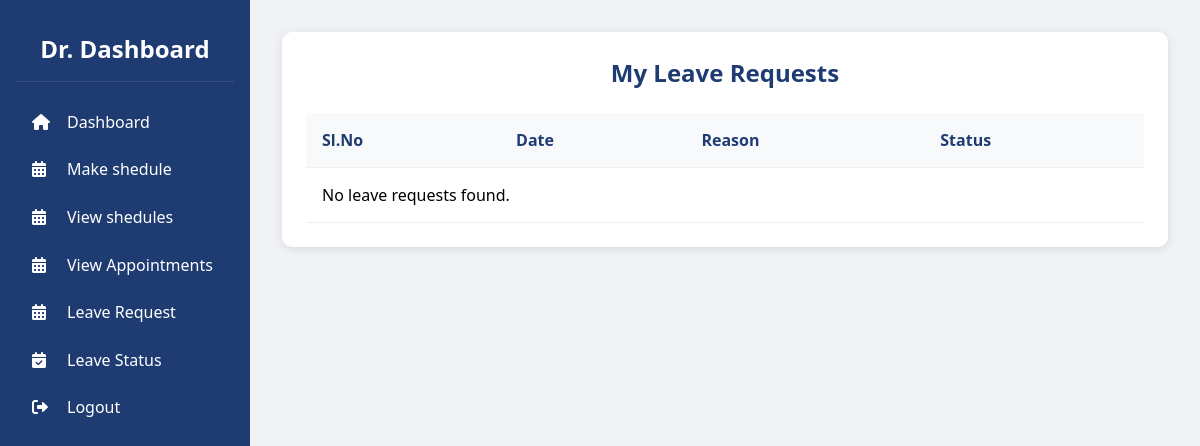
/leave-status/ (signed in), run on an earlier commit of the app's database.
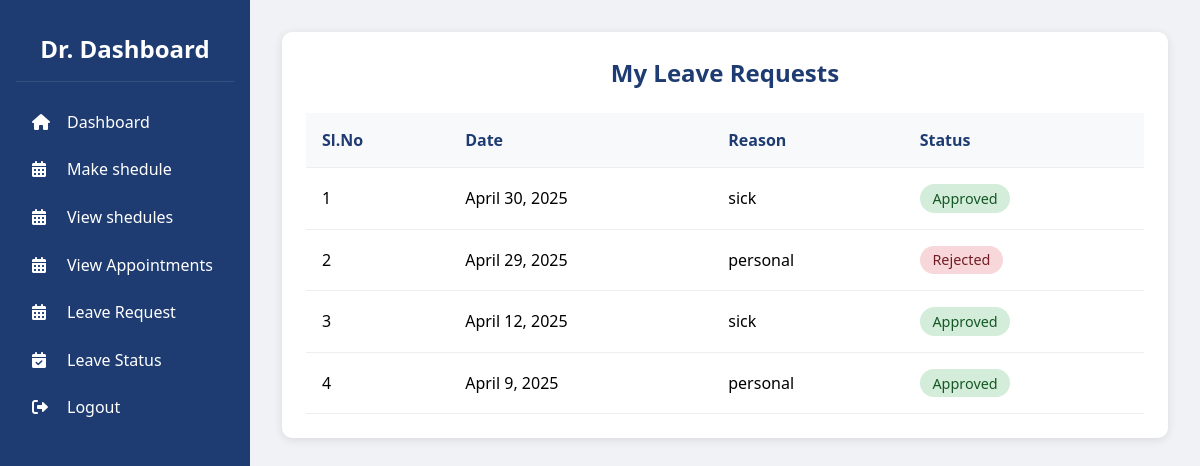
And on a later commit of the database.
### doctor/models.py (models this page shows)
class Leave_doctor(models.Model):
    userid = models.ForeignKey(user, on_delete=models.CASCADE)
    date=models.DateField()
    reason=models.TextField()
    status=models.IntegerField()

### doctor/views.py (the view)
# urls.py: path('leave-status/', views.leave_status, name='leave_status'),
def leave_status(request):
    user_id = request.session.get('user_id')
    if not user_id:
        return redirect('login')  # ensure login check
    leaves = Leave_doctor.objects.filter(userid_id=user_id).order_by('-date')
    for leave in leaves:
        if leave.status == 0:
            leave.status_text = "Pending"
        elif leave.status == 1:
            leave.status_text = "Approved"
        elif leave.status == 2:
            leave.status_text = "Rejected"
        else:
            leave.status_text = "Unknown"
    return render(request, 'leave-status.html', {'leaves': leaves})

### doctor/templates/leave-status.html (shortened to what this page needs)
<!DOCTYPE html>
<html lang="en">
<head>
    <link rel="stylesheet" href="https://cdnjs.cloudflare.com/ajax/libs/font-awesome/6.0.0/css/all.min.css">
</head>
<body>
    <aside class="sidebar">
        <div class="sidebar-header">
            <h2>Dr. Dashboard</h2>
        </div>
        <ul class="sidebar-menu">
            <li><a href="{% url 'doctordash' %}"><i class="fas fa-home"></i>Dashboard</a></li>
            <li><a href="{% url 'shedulerdoctor' %}"><i class="fas fa-calendar-alt"></i>Make shedule</a></li>
            <li><a href="{% url 'view_shedules' %}"><i class="fas fa-calendar-alt"></i>View shedules</a></li>
            <li><a href="{% url 'doctor_appointments' %}"><i class="fas fa-calendar-alt"></i>View Appointments</a></li>
            <li><a href="{% url 'leave' %}"><i class="fas fa-calendar-alt"></i>Leave Request</a></li>
            <li><a href="{% url 'leave_status' %}"><i class="fas fa-calendar-check"></i>Leave Status</a></li>
            <li><a href="{% url 'logout_view' %}"><i class="fas fa-sign-out-alt"></i>Logout</a></li>
        </ul>
    </aside>
    <main class="main-content">
        <div class="leave-status-container">
            <h2>My Leave Requests</h2>
            <table>
                <thead>
                    <tr>
                        <th>Sl.No</th>
                        <th>Date</th>
                        <th>Reason</th>
                        <th>Status</th>
                    </tr>
                </thead>
                <tbody>
                    {% for leave in leaves %}
                    <tr>
                        <td>{{ forloop.counter }}</td>
                        <td>{{ leave.date }}</td>
                        <td>{{ leave.reason }}</td>
                        <td>
                            {% if leave.status_text == 'Pending' %}
                            <span class="status-pill status-pending">{{ leave.status_text }}</span>
                            {% elif leave.status_text == 'Approved' %}
                            <span class="status-pill status-approved">{{ leave.status_text }}</span>
                            {% else %}
                            <span class="status-pill status-rejected">{{ leave.status_text }}</span>
                            {% endif %}
                        </td>
                    </tr>
                    {% empty %}
                    <tr>
                        <td colspan="4">No leave requests found.</td>
                    </tr>
                    {% endfor %}
                </tbody>
            </table>
        </div>
    </main>
</body>
</html>

What changed in the data, as far as the page shows it:
added Leave_doctor: date "April 30, 2025", reason "sick", status_text "Approved"
added Leave_doctor: date "April 29, 2025", reason "personal", status_text "Rejected"
added Leave_doctor: date "April 12, 2025", reason "sick", status_text "Approved"
added Leave_doctor: date "April 9, 2025", reason "personal", status_text "Approved"
Also different on the page:
text no longer shown: "No leave requests found."
